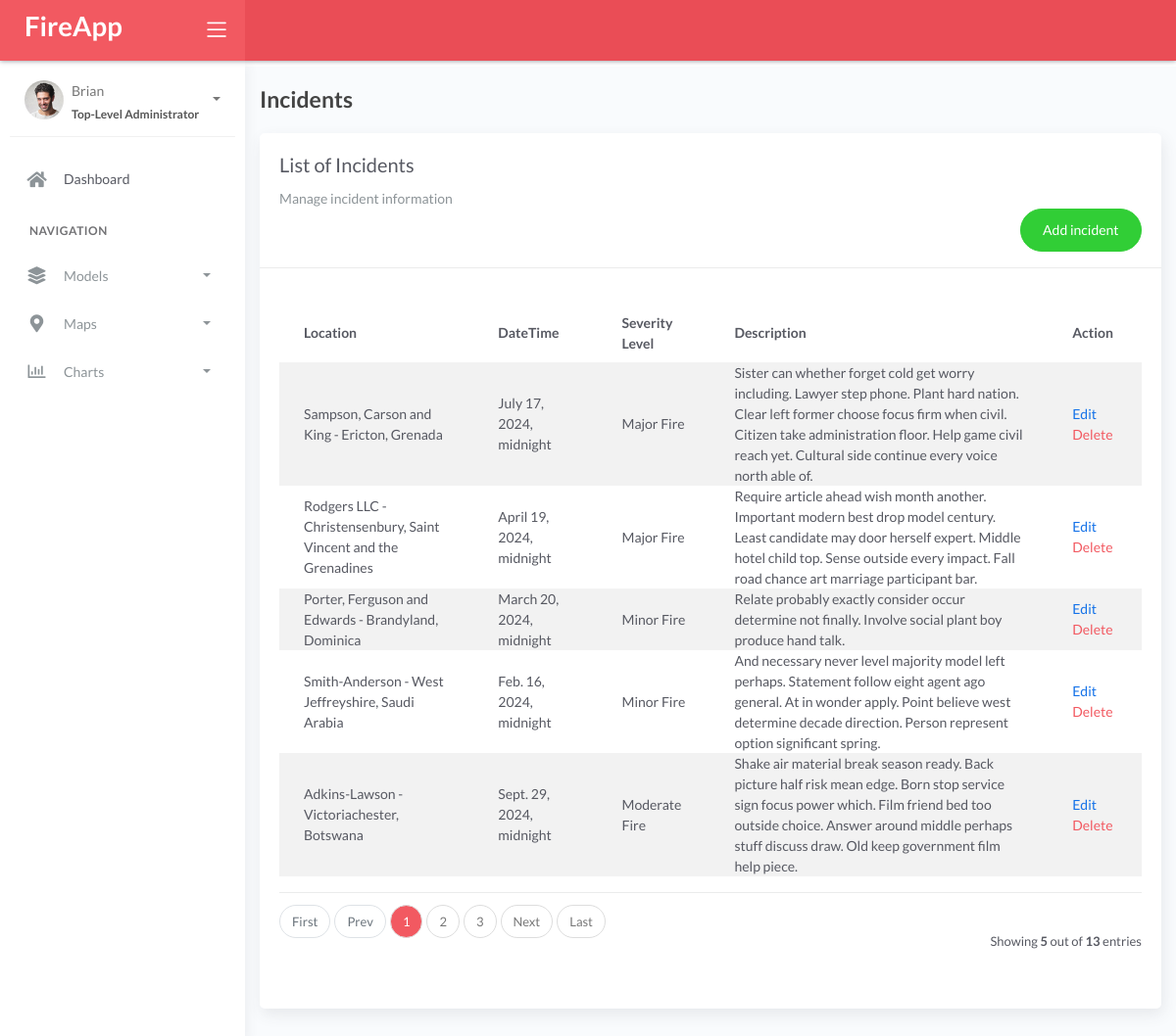
Screenshot of /incident/ with the database file from the repository.
### fire/models.py (models this page shows, shortened)
class BaseModel(models.Model):
    created_at = models.DateTimeField(auto_now_add=True, db_index=True)
    updated_at = models.DateTimeField(auto_now=True)
    class Meta:
        abstract = True

class Incident(BaseModel):
    SEVERITY_CHOICES = (
        ('Minor Fire', 'Minor Fire'),
        ('Moderate Fire', 'Moderate Fire'),
        ('Major Fire', 'Major Fire'),
    )
    location = models.ForeignKey(Locations, on_delete=models.CASCADE)
    date_time = models.DateTimeField(
        blank=True, null=True, validators=[validate_not_future])
    severity_level = models.CharField(max_length=45, choices=SEVERITY_CHOICES)
    description = models.CharField(max_length=250)
    class Meta:
        verbose_name = 'Incident'

class Locations(BaseModel):
    name = models.CharField(max_length=150)
    latitude = models.DecimalField(
        max_digits=22, decimal_places=16, null=True, blank=True)
    longitude = models.DecimalField(
        max_digits=22, decimal_places=16, null=True, blank=True)
    address = models.CharField(max_length=150)
    city = models.CharField(max_length=150)
    country = models.CharField(max_length=150)
    class Meta:
        verbose_name = 'Location'
    def __str__(self):
        return f"{self.name} - {self.city}, {self.country}"

### fire/views.py (the view)
# urls.py: path('incident/', views.IncidentList.as_view(), name='incident'),
class IncidentList(ListView):
    model = Incident
    context_object_name = 'incident'
    template_name = 'incident/list.html'
    paginate_by = 5

### templates/incident/list.html (shortened to what this page needs)
{% extends 'base.html' %} {% load static %} {% block content %}
<div class="content">
  <div class="container-fluid">
    <h4 class="page-title mt-4">Incidents</h4>
    <div class="row">
      <div class="col-md-12">
        <div class="card">
          <div class="card-header flex-row">
            <div>
              <div class="card-title">List of Incidents</div>
              <div class="card-category">Manage incident information</div>
            </div>
            <div>
              <div class="pull-right">
                <a
                  href="{% url 'incident-add' %}"
                  class="btn btn-success btn-rounded"
                  >Add incident</a
                >
              </div>
            </div>
          </div>
          <div class="card-body">
            <table class="table table-striped mt-3">
              <thead>
                <tr>
                  <th scope="col">Location</th>
                  <th scope="col">DateTime</th>
                  <th scope="col">Severity Level</th>
                  <th scope="col">Description</th>
                  <th scope="col">Action</th>
                </tr>
              </thead>
              <tbody>
                {% for object in object_list %}
                <tr>
                  <td>{{ object.location }}</td>
                  <td>{{ object.date_time }}</td>
                  <td>{{ object.severity_level }}</td>
                  <td>{{ object.description }}</td>
                  <td>
                    <a href="{% url 'incident-edit' object.pk %}">Edit</a>
                    <a
                      href="{% url 'incident-delete' object.pk %}"
                      class="text-danger"
                      >Delete</a
                    >
                  </td>
                </tr>
                {% endfor %}
              </tbody>
            </table>
            {% include 'includes/pagination.html' %}
          </div>
        </div>
      </div>
    </div>
  </div>
</div>
{% endblock %}

### templates/base.html (shortened to what this page needs)
{% load static %}
<!DOCTYPE html>
<html lang="en">
  <head>
    <link rel="stylesheet" href="{% static 'css/bootstrap.min.css' %}" />
    <link rel="stylesheet" href="{% static 'css/atlantis.min.css' %}" />
    <link rel="stylesheet" href="{% static 'css/demo.css' %}" />
  </head>
  <body>
    <div class="wrapper">
      <div class="main-header">
        <div class="logo-header" data-background-color="red">
          <a href="{% url 'home' %}" class="logo">
            <h1 class="my-2 text-white fw-bold">FireApp</h1>
          </a>
          <div class="nav-toggle">
            <button class="btn btn-toggle toggle-sidebar">
              <i class="icon-menu"></i>
            </button>
          </div>
        </div>
        <nav class="navbar navbar-header navbar-expand-lg" data-background-color="red2">
        </nav>
      </div>
      <div class="sidebar sidebar-style-2">
        <div class="sidebar-wrapper scrollbar scrollbar-inner">
          <div class="sidebar-content">
            <div class="user">
              <div class="avatar-sm float-left mr-2">
                <img src="{% static 'img/profile.jpg' %}" alt="..." class="avatar-img rounded-circle" />
              </div>
              <div class="info">
                <a data-toggle="collapse" href="#collapseExample" aria-expanded="true">
                  <span>
                    Brian
                    <span class="user-level">Top-Level Administrator</span>
                    <span class="caret"></span>
                  </span>
                </a>
              </div>
            </div>
            <ul class="nav nav-primary">
              <li class="nav-item">
                <a href="{% url 'home' %}">
                  <i class="fas fa-home"></i>
                  <span class="sub-item">Dashboard</span>
                </a>
              </li>
              <li class="nav-section">
                <h4 class="text-section">Navigation</h4>
              </li>
              <li class="nav-item">
                <a data-toggle="collapse" href="#base">
                  <i class="fas fa-layer-group"></i>
                  <p>Models</p>
                  <span class="caret"></span>
                </a>
              </li>
              <li class="nav-item">
                <a data-toggle="collapse" href="#maps">
                  <i class="fas fa-map-marker-alt"></i>
                  <p>Maps</p>
                  <span class="caret"></span>
                </a>
              </li>
              <li class="nav-item">
                <a data-toggle="collapse" href="#charts">
                  <i class="far fa-chart-bar"></i>
                  <p>Charts</p>
                  <span class="caret"></span>
                </a>
              </li>
            </ul>
          </div>
        </div>
      </div>
      <div class="main-panel">
        <div class="content">
          {% block content %}
          {% endblock %}
          </div>
        </div>
        <footer class="footer">
          <div class="container-fluid">
            <nav class="pull-left">
              <ul class="nav">
                <li class="nav-item">
                  <a class="nav-link" href="https://www.themekita.com"> ThemeKita </a>
                </li>
                <li class="nav-item">
                  <a class="nav-link" href="#"> Help </a>
                </li>
                <li class="nav-item">
                  <a class="nav-link" href="#"> Licenses </a>
                </li>
              </ul>
            </nav>
            <div class="copyright ml-auto">2018, made with  by <a href="https://www.themekita.com">ThemeKita</a></div>
          </div>
        </footer>
      </div>
  </body>
</html>

### templates/includes/pagination.html (shortened to what this page needs)
{% if is_paginated %}
<div class="card-footer px-0 border-0 d-flex flex-column flex-lg-row align-items-center justify-content-between mt-3">
  <nav aria-label="Topics pagination" class="mb-4">
    <ul class="pagination">
      {% if page_obj.number > 1 %}
      <li class="page-item">
        <a class="page-link" href="?page=1">First</a>
      </li>
      {% else %}
      <li class="page-item disabled">
        <span class="page-link">First</span>
      </li>
      {% endif %} {% if page_obj.has_previous %}
      <li class="page-item">
        <a class="page-link" href="?page={{ page_obj.previous_page_number }}">Prev</a>
      </li>
      {% else %}
      <li class="page-item disabled">
        <span class="page-link">Prev</span>
      </li>
      {% endif %} {% for page_num in paginator.page_range %} {% if page_obj.number == page_num %}
      <li class="page-item">
        <span class="page-link bg-danger text-white">
          {{ page_num }}
        </span>
      </li>
      {% elif page_num > page_obj.number|add:'-3' and page_num < page_obj.number|add:'3' %}
      <li class="page-item">
        <a class="page-link" href="?page={{ page_num }}">{{ page_num }}</a>
      </li>
      {% endif %} {% endfor %} {% if page_obj.has_next %}
      <li class="page-item">
        <a class="page-link" href="?page={{ page_obj.next_page_number }}">Next</a>
      </li>
      {% else %}
      <li class="page-item disabled">
        <span class="page-link">Next</span>
      </li>
      {% endif %} {% if page_obj.number != paginator.num_pages %}
      <li class="page-item">
        <a class="page-link" href="?page={{ paginator.num_pages }}">Last</a>
      </li>
      {% else %}
      <li class="page-item disabled">
        <span class="page-link">Last</span>
      </li>
      {% endif %}
    </ul>
  </nav>
  <div class="fw-normal small mt-4 mt-lg-0">Showing <b>{{object_list.count}}</b> out of <b>{{paginator.count}}</b> entries</div>
</div>
{% endif %}

### templates/includes/messages.html (shortened to what this page needs)
{% load static %}

### rows the page displays
Incident: location "Sampson, Carson and King - Ericton, Grenada", date_time "July 17, 2024, midnight", severity_level "Major Fire", description "Sister can whether forget cold get worry including. Lawyer step phone. Plant hard nation. Clear left former choose focus firm when civil. Citizen take administration floor. Help game civil reach yet. Cultural side continue every voice north able of."
Incident: location "Rodgers LLC - Christensenbury, Saint Vincent and the Grenadines", date_time "April 19, 2024, midnight", severity_level "Major Fire", description "Require article ahead wish month another. Important modern best drop model century. Least candidate may door herself expert. Middle hotel child top. Sense outside every impact. Fall road chance art marriage participant bar."
Incident: location "Porter, Ferguson and Edwards - Brandyland, Dominica", date_time "March 20, 2024, midnight", severity_level "Minor Fire", description "Relate probably exactly consider occur determine not finally. Involve social plant boy produce hand talk."
Incident: location "Smith-Anderson - West Jeffreyshire, Saudi Arabia", date_time "Feb. 16, 2024, midnight", severity_level "Minor Fire", description "And necessary never level majority model left perhaps. Statement follow eight agent ago general. At in wonder apply. Point believe west determine decade direction. Person represent option significant spring."
Incident: location "Adkins-Lawson - Victoriachester, Botswana", date_time "Sept. 29, 2024, midnight", severity_level "Moderate Fire", description "Shake air material break season ready. Back picture half risk mean edge. Born stop service sign focus power which. Film friend bed too outside choice. Answer around middle perhaps stuff discuss draw. Old keep government film help piece."

### other values shown
{{ page_num }} "1"
{{ page_num }} "2" "3"
{{ object_list.count }} "5"
{{ paginator.count }} "13"
